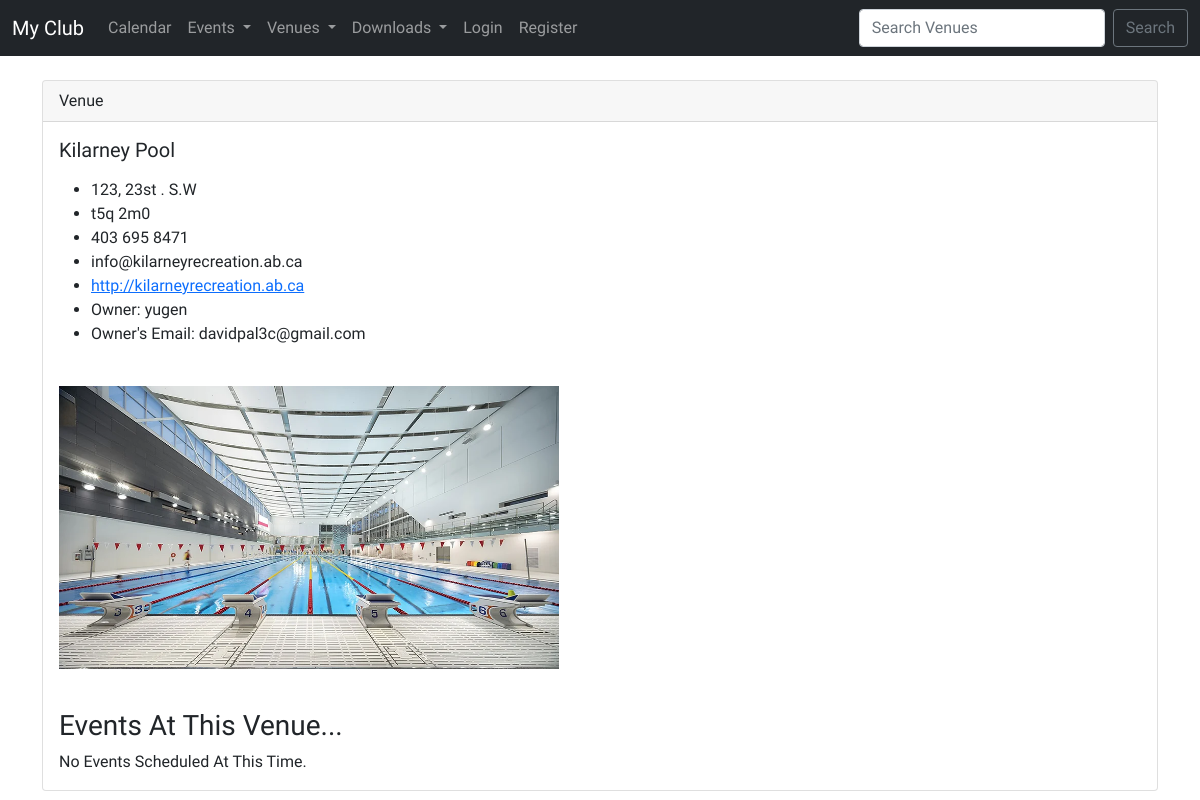
The page /show_venue/15/ on the database its author committed.
### events/models.py (models this page shows)
class Venue(models.Model):
    name            = models.CharField('Venue Name', max_length=120)
    address         = models.CharField(max_length=300)
    zip_code        = models.CharField('Zip Code', max_length=12)
    phone           = models.CharField('Contact Phone', max_length=25, blank=True)
    web             = models.URLField('Website Address', blank=True)
    email_address   = models.EmailField('Email', blank=True)
    owner           = models.ForeignKey(User, on_delete=models.CASCADE, verbose_name='Venue Owner')     # associates with user_id
    venue_image     = models.ImageField(upload_to="images/", null=True, blank=True)
    def __str__(self):
        return self.name

### events/views.py (the view)
# urls.py: path('show_venue/<venue_id>/', views.show_venue, name='show-venue'),
def show_venue(request, venue_id):
    venue = Venue.objects.get(pk=venue_id)
    venue_owner = Venue.owner     # venue owner query | non-primary model attribute alternative
    print(venue_owner)
    events = venue.event_set.all()
    return render(request, 'events/show_venue.html',
                  {'venue': venue,
                   'venue_owner': venue_owner,
                   'events': events})

### events/templates/events/show_venue.html
{% extends 'base.html' %}
{% block content %}
<div class="card">
    <div class="card-header">
      Venue
    </div>
    <div class="card-body">
        <h5 class="card-title">{{ venue }}</h5>
        <p class="card-text">
            <ul>
        <li>{{ venue.address }}</li>
        <li>{{ venue.zip_code }}</li>
        <li>{{ venue.phone }}</li>
        <li>{{ venue.email_address }}</li>
        <li><a href="{{ venue.web }}">{{ venue.web }}</a></li>
        <li>Owner: {{ venue.owner.username }} </li>
        <li>Owner's Email: {{ venue.owner.email }} </li>
        </ul>
        <br>
        {% if venue.venue_image %}
        <img src="{{ venue.venue_image.url }}" width=500>
        {% endif %}
        </p>
        <br/>
        <h3>Events At This Venue...</h3>
        {% if events %}
            {% for event in events %}
                <a href="{% url 'events:show-event' event.id %}">{{event}} </a><br>
            {% endfor %}
        {% else %}
            No Events Scheduled At This Time.
        {% endif %}
        <br>
    </div>
</div>
{% endblock %}

### static/styles/main.css (style rules this page uses)
* { margin: 0; padding: 0; box-sizing: border-box; text-decoration: none; border: none; outline: none; scroll-behavior: smooth; font-family: 'KoHo'; }

### rows shown on the page
Venue: name "Kilarney Pool", address "123, 23st . S.W", zip_code "t5q 2m0", phone "403 695 8471", email_address "info@kilarneyrecreation.ab.ca", web "http://kilarneyrecreation.ab.ca", owner.username "yugen", owner.email "davidpal3c@gmail.com", venue_image (picture)
